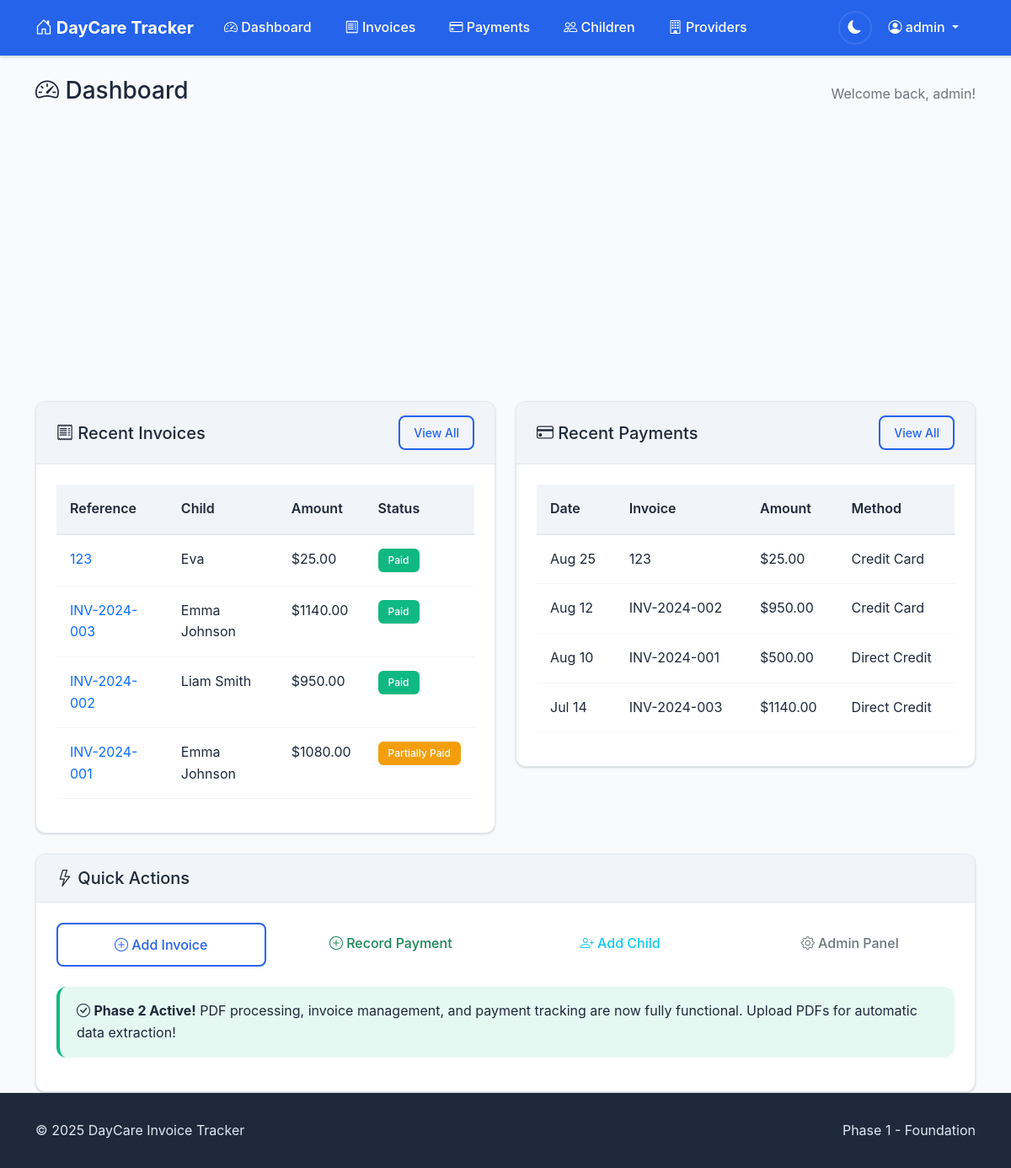
The app's page / (signed in) with its own data.
### accounts/models.py (models this page shows, shortened)
class CustomUser(AbstractUser):
    email = models.EmailField(unique=True)
    phone_number = models.CharField(max_length=15, blank=True)
    notification_preferences = models.JSONField(
        default=dict,
        help_text="User preferences for email/SMS notifications"
    )
    created_at = models.DateTimeField(auto_now_add=True)
    updated_at = models.DateTimeField(auto_now=True)

### invoices/models.py (models this page shows, shortened)
class Invoice(models.Model):
    PAYMENT_STATUS_CHOICES = [
        ('unpaid', 'Unpaid'),
        ('partial', 'Partially Paid'),
        ('paid', 'Paid'),
        ('overdue', 'Overdue'),
    ]
    child = models.ForeignKey(Child, on_delete=models.CASCADE, related_name='invoices')
    invoice_reference = models.CharField(max_length=50)
    period_start = models.DateField()
    period_end = models.DateField()
    issue_date = models.DateField()
    due_date = models.DateField(null=True, blank=True)
    original_amount = models.DecimalField(max_digits=10, decimal_places=2)
    discount_percentage = models.DecimalField(max_digits=5, decimal_places=2, default=Decimal('0.00'))
    discount_amount = models.DecimalField(max_digits=10, decimal_places=2, default=Decimal('0.00'))
    amount_due = models.DecimalField(max_digits=10, decimal_places=2)
    payment_status = models.CharField(max_length=10, choices=PAYMENT_STATUS_CHOICES, default='unpaid')
    fee_type = models.CharField(max_length=100, blank=True)
    pdf_file = models.FileField(upload_to='invoices/%Y/%m/', null=True, blank=True)
    extracted_from_email = models.BooleanField(default=False)
    email_message_id = models.CharField(max_length=255, blank=True)
    created_at = models.DateTimeField(auto_now_add=True)
    updated_at = models.DateTimeField(auto_now=True)
    class Meta:
        ordering = ['-issue_date']
        unique_together = ['child', 'invoice_reference']

class Child(models.Model):
    user = models.ForeignKey(User, on_delete=models.CASCADE, related_name='children')
    name = models.CharField(max_length=100)
    reference_number = models.CharField(max_length=20)
    date_of_birth = models.DateField(null=True, blank=True)
    daycare_provider = models.ForeignKey(DaycareProvider, on_delete=models.CASCADE, related_name='children')
    is_active = models.BooleanField(default=True)
    created_at = models.DateTimeField(auto_now_add=True)
    updated_at = models.DateTimeField(auto_now=True)
    class Meta:
        ordering = ['name']
        unique_together = ['user', 'reference_number', 'daycare_provider']

class Payment(models.Model):
    PAYMENT_METHOD_CHOICES = [
        ('direct_credit', 'Direct Credit'),
        ('cash', 'Cash'),
        ('eftpos', 'EFTPOS'),
        ('credit_card', 'Credit Card'),
        ('cheque', 'Cheque'),
        ('other', 'Other'),
    ]
    invoice = models.ForeignKey(Invoice, on_delete=models.CASCADE, related_name='payments')
    payment_date = models.DateField()
    amount_paid = models.DecimalField(max_digits=10, decimal_places=2)
    payment_method = models.CharField(max_length=15, choices=PAYMENT_METHOD_CHOICES)
    reference_number = models.CharField(max_length=100, blank=True)
    notes = models.TextField(blank=True)
    created_at = models.DateTimeField(auto_now_add=True)
    updated_at = models.DateTimeField(auto_now=True)
    class Meta:
        ordering = ['-payment_date']

### invoices/views.py (the view)
# urls.py: path('', views.DashboardView.as_view(), name='dashboard'),
class DashboardView(LoginRequiredMixin, TemplateView):
    template_name = 'invoices/dashboard.html'
    def get_context_data(self, **kwargs):
        context = super().get_context_data(**kwargs)
        user = self.request.user
        user_children = Child.objects.filter(user=user)
        user_invoices = Invoice.objects.filter(child__user=user)
        user_payments = Payment.objects.filter(invoice__child__user=user)
        context['stats'] = {
            'total_children': user_children.count(),
            'total_invoices': user_invoices.count(),
            'total_payments': user_payments.count(),
            'total_amount_due': user_invoices.aggregate(
                total=Sum('amount_due')
            )['total'] or Decimal('0.00'),
            'total_paid': user_payments.aggregate(
                total=Sum('amount_paid')
            )['total'] or Decimal('0.00'),
            'unpaid_invoices': user_invoices.filter(payment_status='unpaid').count(),
            'overdue_invoices': user_invoices.filter(payment_status='overdue').count(),
        }
        context['stats']['outstanding_balance'] = (
            context['stats']['total_amount_due'] - context['stats']['total_paid']
        )
        context['recent_invoices'] = user_invoices.select_related(
            'child', 'child__daycare_provider'
        ).order_by('-created_at')[:5]
        context['recent_payments'] = user_payments.select_related(
            'invoice', 'invoice__child'
        ).order_by('-payment_date')[:5]
        return context

### templates/invoices/dashboard.html (shortened to what this page needs)
{% extends 'base.html' %}
{% block page_header %}
<div class="d-flex justify-content-between align-items-center mb-4">
    <h1 class="h3">
        <i class="bi bi-speedometer2"></i>
        Dashboard
    </h1>
    <div>
        <span class="text-muted">Welcome back, {{ user.first_name|default:user.username }}!</span>
    </div>
</div>
{% endblock %}
{% block content %}
<div class="row mb-4">
    <div class="col-lg-3 col-md-6 mb-3">
    </div>
    <div class="col-lg-3 col-md-6 mb-3">
    </div>
    <div class="col-lg-3 col-md-6 mb-3">
    </div>
    <div class="col-lg-3 col-md-6 mb-3">
    </div>
</div>
<div class="row">
    <div class="col-lg-6 mb-4">
        <div class="card">
            <div class="card-header d-flex justify-content-between align-items-center">
                <h5 class="mb-0">
                    <i class="bi bi-receipt"></i>
                    Recent Invoices
                </h5>
                <a href="{% url 'invoices:invoice_list' %}" class="btn btn-sm btn-outline-primary">
                    View All
                </a>
            </div>
            <div class="card-body">
                {% if recent_invoices %}
                    <div class="table-responsive">
                        <table class="table table-sm">
                            <thead>
                                <tr>
                                    <th>Reference</th>
                                    <th>Child</th>
                                    <th>Amount</th>
                                    <th>Status</th>
                                </tr>
                            </thead>
                            <tbody>
                                {% for invoice in recent_invoices %}
                                <tr>
                                    <td>
                                        <a href="{% url 'invoices:invoice_detail' invoice.pk %}" class="text-decoration-none">
                                            {{ invoice.invoice_reference }}
                                        </a>
                                    </td>
                                    <td>{{ invoice.child.name }}</td>
                                    <td>${{ invoice.amount_due|floatformat:2 }}</td>
                                    <td>
                                        <span class="badge badge-{{ invoice.payment_status }}">
                                            {{ invoice.get_payment_status_display }}
                                        </span>
                                    </td>
                                </tr>
                                {% endfor %}
                            </tbody>
                        </table>
                    </div>
                {% else %}
                    <div class="text-center text-muted py-3">
                        <i class="bi bi-receipt display-4"></i>
                        <p class="mt-2">No invoices yet</p>
                        <small>Invoices will appear here once you add them</small>
                    </div>
                {% endif %}
            </div>
        </div>
    </div>
    <div class="col-lg-6 mb-4">
        <div class="card">
            <div class="card-header d-flex justify-content-between align-items-center">
                <h5 class="mb-0">
                    <i class="bi bi-credit-card"></i>
                    Recent Payments
                </h5>
                <a href="{% url 'invoices:payment_list' %}" class="btn btn-sm btn-outline-primary">
                    View All
                </a>
            </div>
            <div class="card-body">
                {% if recent_payments %}
                    <div class="table-responsive">
                        <table class="table table-sm">
                            <thead>
                                <tr>
                                    <th>Date</th>
                                    <th>Invoice</th>
                                    <th>Amount</th>
                                    <th>Method</th>
                                </tr>
                            </thead>
                            <tbody>
                                {% for payment in recent_payments %}
                                <tr>
                                    <td>{{ payment.payment_date|date:"M d" }}</td>
                                    <td>{{ payment.invoice.invoice_reference }}</td>
                                    <td>${{ payment.amount_paid|floatformat:2 }}</td>
                                    <td>{{ payment.get_payment_method_display }}</td>
                                </tr>
                                {% endfor %}
                            </tbody>
                        </table>
                    </div>
                {% else %}
                    <div class="text-center text-muted py-3">
                        <i class="bi bi-credit-card display-4"></i>
                        <p class="mt-2">No payments yet</p>
                        <small>Payments will appear here once you add them</small>
                    </div>
                {% endif %}
            </div>
        </div>
    </div>
</div>
<div class="row">
    <div class="col-12">
        <div class="card">
            <div class="card-header">
                <h5 class="mb-0">
                    <i class="bi bi-lightning"></i>
                    Quick Actions
                </h5>
            </div>
            <div class="card-body">
                <div class="row">
                    <div class="col-md-3 mb-2">
                        <a href="{% url 'invoices:invoice_create' %}" class="btn btn-outline-primary w-100">
                            <i class="bi bi-plus-circle"></i>
                            Add Invoice
                        </a>
                    </div>
                    <div class="col-md-3 mb-2">
                        <a href="{% url 'invoices:payment_create' %}" class="btn btn-outline-success w-100">
                            <i class="bi bi-plus-circle"></i>
                            Record Payment
                        </a>
                    </div>
                    <div class="col-md-3 mb-2">
                        <a href="{% url 'invoices:child_create' %}" class="btn btn-outline-info w-100">
                            <i class="bi bi-person-plus"></i>
                            Add Child
                        </a>
                    </div>
                    <div class="col-md-3 mb-2">
                        <a href="/admin/" class="btn btn-outline-secondary w-100">
                            <i class="bi bi-gear"></i>
                            Admin Panel
                        </a>
                    </div>
                </div>
                <div class="alert alert-success mt-3" role="alert">
                    <i class="bi bi-check-circle"></i>
                    <strong>Phase 2 Active!</strong>
                    PDF processing, invoice management, and payment tracking are now fully functional. Upload PDFs for automatic data extraction!
                </div>
            </div>
        </div>
    </div>
</div>
{% endblock %}

### templates/base.html (shortened to what this page needs)
<!DOCTYPE html>
<html lang="en">
<head>
    <link href="https://cdn.jsdelivr.net/npm/bootstrap@5.1.3/dist/css/bootstrap.min.css" rel="stylesheet">
    <link rel="stylesheet" href="https://cdn.jsdelivr.net/npm/bootstrap-icons@1.7.2/font/bootstrap-icons.css">
    {% load static %}
    <link href="{% static 'css/main.css' %}" rel="stylesheet">
</head>
<body class="d-flex flex-column min-vh-100">
    <nav class="navbar navbar-expand-lg navbar-dark bg-primary">
        <div class="container">
            <a class="navbar-brand" href="{% url 'invoices:dashboard' %}">
                <i class="bi bi-house-door"></i>
                DayCare Tracker
            </a>
            <div class="collapse navbar-collapse" id="navbarNav">
                {% if user.is_authenticated %}
                <ul class="navbar-nav me-auto">
                    <li class="nav-item">
                        <a class="nav-link" href="{% url 'invoices:dashboard' %}">
                            <i class="bi bi-speedometer2"></i>
                            Dashboard
                        </a>
                    </li>
                    <li class="nav-item">
                        <a class="nav-link" href="{% url 'invoices:invoice_list' %}">
                            <i class="bi bi-receipt"></i>
                            Invoices
                        </a>
                    </li>
                    <li class="nav-item">
                        <a class="nav-link" href="{% url 'invoices:payment_list' %}">
                            <i class="bi bi-credit-card"></i>
                            Payments
                        </a>
                    </li>
                    <li class="nav-item">
                        <a class="nav-link" href="{% url 'invoices:child_list' %}">
                            <i class="bi bi-people"></i>
                            Children
                        </a>
                    </li>
                    <li class="nav-item">
                        <a class="nav-link" href="{% url 'invoices:provider_list' %}">
                            <i class="bi bi-building"></i>
                            Providers
                        </a>
                    </li>
                </ul>
                <ul class="navbar-nav">
                    <li class="nav-item d-flex align-items-center">
                        <button class="theme-toggle" id="themeToggle" aria-label="Toggle dark mode" title="Toggle theme">
                            <i class="bi bi-sun-fill" id="themeIcon"></i>
                        </button>
                    </li>
                    <li class="nav-item dropdown">
                        <a class="nav-link dropdown-toggle" href="#" id="navbarDropdown" role="button" data-bs-toggle="dropdown">
                            <i class="bi bi-person-circle"></i>
                            {{ user.username }}
                        </a>
                    </li>
                </ul>
                {% endif %}
            </div>
        </div>
    </nav>
    <main class="flex-grow-1">
        <div class="container mt-4">
            {% block page_header %}{% endblock %}
            {% block content %}{% endblock %}
        </div>
    </main>
    <footer class="footer mt-auto">
        <div class="container">
            <div class="row">
                <div class="col-md-6">
                    <p class="mb-0">&copy; 2025 DayCare Invoice Tracker</p>
                </div>
                <div class="col-md-6 text-end">
                    <p class="mb-0">Phase 1 - Foundation</p>
                </div>
            </div>
        </div>
    </footer>
</body>
</html>

### records on screen
CustomUser: username "admin", first_name "admin"
Invoice: invoice_reference "123", child.name "Eva", amount_due "25.00", payment_status "Paid"
Invoice: invoice_reference "INV-2024-003", child.name "Emma Johnson", amount_due "1140.00", payment_status "Paid"
Invoice: invoice_reference "INV-2024-002", child.name "Liam Smith", amount_due "950.00", payment_status "Paid"
Invoice: invoice_reference "INV-2024-001", child.name "Emma Johnson", amount_due "1080.00", payment_status "Partially Paid"
Payment: payment_date "Aug 25", invoice.invoice_reference "123", amount_paid "25.00", payment_method "Credit Card"
Payment: payment_date "Aug 12", invoice.invoice_reference "INV-2024-002", amount_paid "950.00", payment_method "Credit Card"
Payment: payment_date "Aug 10", invoice.invoice_reference "INV-2024-001", amount_paid "500.00", payment_method "Direct Credit"
Payment: payment_date "Jul 14", invoice.invoice_reference "INV-2024-003", amount_paid "1140.00", payment_method "Direct Credit"
